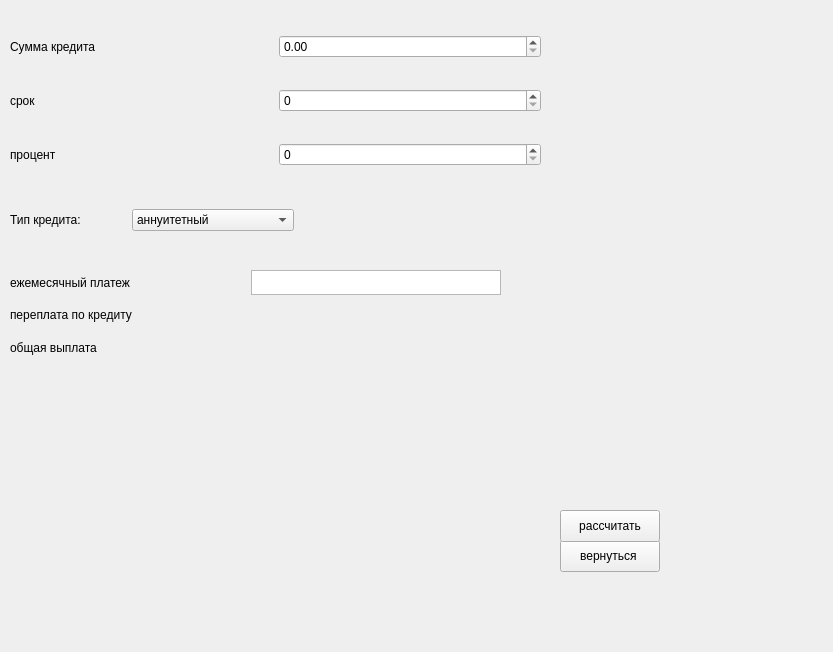
<?xml version="1.0" encoding="UTF-8"?>
<ui version="4.0">
 <class>creditCAlc</class>
 <widget class="QWidget" name="creditCAlc">
  <property name="geometry">
   <rect>
    <x>0</x>
    <y>0</y>
    <width>833</width>
    <height>652</height>
   </rect>
  </property>
  <property name="windowTitle">
   <string>Form</string>
  </property>
  <widget class="QPushButton" name="pushButton">
   <property name="geometry">
    <rect>
     <x>560</x>
     <y>540</y>
     <width>100</width>
     <height>32</height>
    </rect>
   </property>
   <property name="text">
    <string>вернуться </string>
   </property>
  </widget>
  <widget class="QWidget" name="gridLayoutWidget">
   <property name="geometry">
    <rect>
     <x>10</x>
     <y>10</y>
     <width>531</width>
     <height>181</height>
    </rect>
   </property>
   <layout class="QGridLayout" name="gridLayout">
    <item row="2" column="0">
     <widget class="QLabel" name="label_3">
      <property name="text">
       <string>процент</string>
      </property>
     </widget>
    </item>
    <item row="0" column="1">
     <widget class="QDoubleSpinBox" name="sum_credit">
      <property name="maximum">
       <double>99999999999999991433150857216.000000000000000</double>
      </property>
     </widget>
    </item>
    <item row="2" column="1">
     <widget class="QSpinBox" name="procent">
      <property name="maximum">
       <number>1000</number>
      </property>
     </widget>
    </item>
    <item row="1" column="1">
     <widget class="QSpinBox" name="time"/>
    </item>
    <item row="0" column="0">
     <widget class="QLabel" name="label">
      <property name="text">
       <string>Сумма кредита</string>
      </property>
     </widget>
    </item>
    <item row="1" column="0">
     <widget class="QLabel" name="label_2">
      <property name="text">
       <string>срок</string>
      </property>
     </widget>
    </item>
   </layout>
  </widget>
  <widget class="QWidget" name="horizontalLayoutWidget">
   <property name="geometry">
    <rect>
     <x>10</x>
     <y>180</y>
     <width>284</width>
     <height>80</height>
    </rect>
   </property>
   <layout class="QHBoxLayout" name="horizontalLayout">
    <item>
     <widget class="QLabel" name="label_4">
      <property name="text">
       <string>Тип кредита:</string>
      </property>
     </widget>
    </item>
    <item>
     <widget class="QComboBox" name="credit_type">
      <item>
       <property name="text">
        <string>аннуитетный</string>
       </property>
      </item>
      <item>
       <property name="text">
        <string>дифференцированный</string>
       </property>
      </item>
     </widget>
    </item>
   </layout>
  </widget>
  <widget class="QWidget" name="gridLayoutWidget_2">
   <property name="geometry">
    <rect>
     <x>10</x>
     <y>270</y>
     <width>491</width>
     <height>91</height>
    </rect>
   </property>
   <layout class="QGridLayout" name="gridLayout_2">
    <item row="0" column="0">
     <widget class="QLabel" name="label_5">
      <property name="text">
       <string>ежемесячный платеж</string>
      </property>
     </widget>
    </item>
    <item row="2" column="0">
     <widget class="QLabel" name="label_7">
      <property name="text">
       <string>общая выплата</string>
      </property>
     </widget>
    </item>
    <item row="1" column="0">
     <widget class="QLabel" name="label_6">
      <property name="text">
       <string>переплата по кредиту</string>
      </property>
     </widget>
    </item>
    <item row="1" column="1">
     <widget class="QLabel" name="result_overpay">
      <property name="text">
       <string/>
      </property>
     </widget>
    </item>
    <item row="2" column="1">
     <widget class="QLabel" name="result_total_pay">
      <property name="text">
       <string/>
      </property>
     </widget>
    </item>
    <item row="0" column="1">
     <widget class="QTextBrowser" name="textBrowser">
      <property name="maximumSize">
       <size>
        <width>250</width>
        <height>25</height>
       </size>
      </property>
     </widget>
    </item>
   </layout>
  </widget>
  <widget class="QPushButton" name="pushButton_2">
   <property name="geometry">
    <rect>
     <x>560</x>
     <y>510</y>
     <width>100</width>
     <height>32</height>
    </rect>
   </property>
   <property name="text">
    <string>рассчитать</string>
   </property>
  </widget>
 </widget>
 <resources/>
 <connections/>
</ui>
